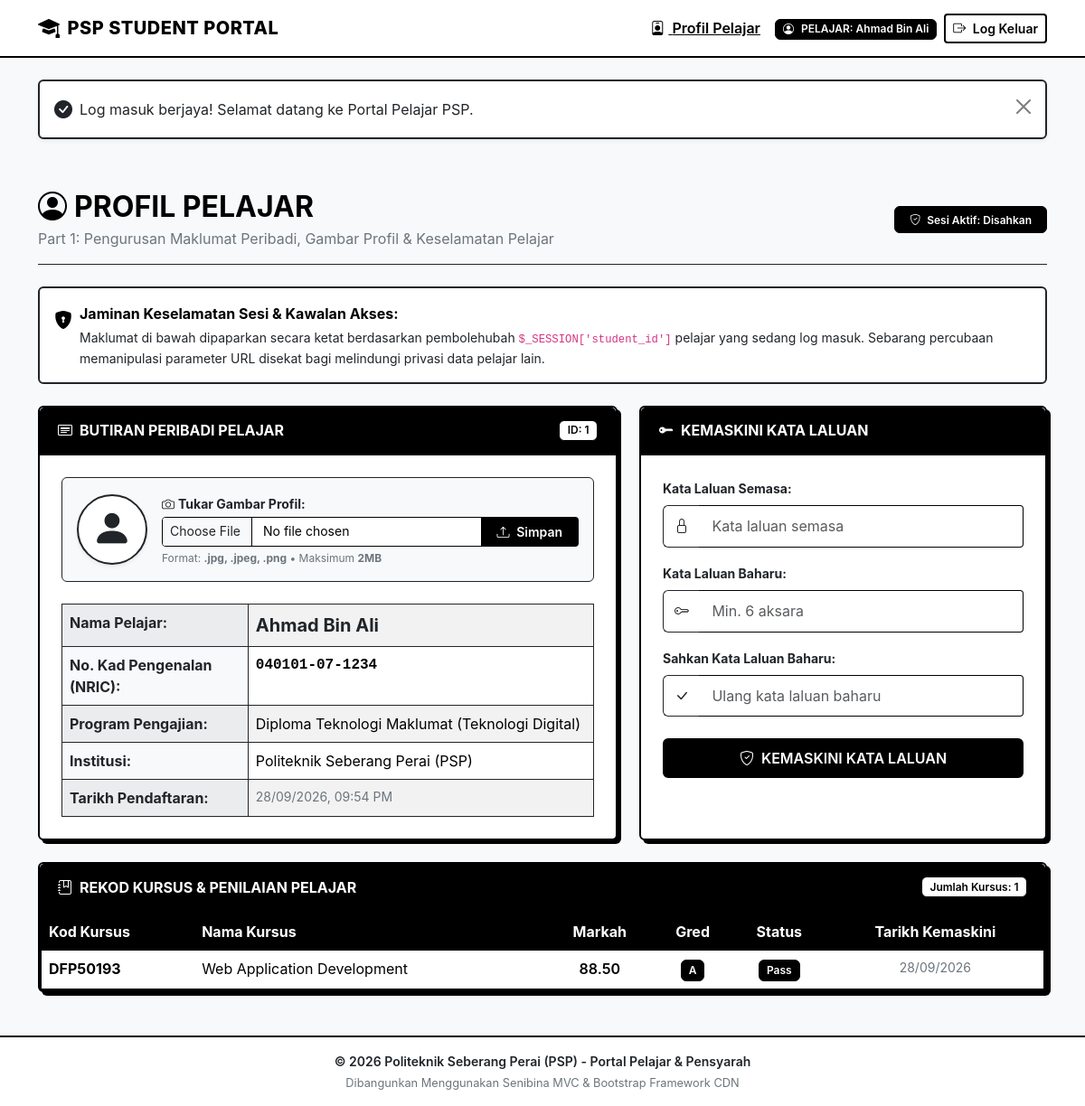
The page /index.php?page=student-profile (signed in) on the database its author committed.
### tables this page shows
CREATE TABLE `students` (
  `student_id` INT(11) NOT NULL AUTO_INCREMENT,
  `name` VARCHAR(100) NOT NULL,
  `nric` VARCHAR(20) NOT NULL UNIQUE,
  `program` VARCHAR(100) NOT NULL,
  `profile_picture` VARCHAR(255) DEFAULT NULL,
  `password` VARCHAR(255) NOT NULL,
  `created_at` TIMESTAMP NOT NULL DEFAULT CURRENT_TIMESTAMP,
  PRIMARY KEY (`student_id`)
);

CREATE TABLE `grades` (
  `grade_id` INT(11) NOT NULL AUTO_INCREMENT,
  `student_id` INT(11) NOT NULL,
  `course_code` VARCHAR(20) NOT NULL,
  `course_name` VARCHAR(100) NOT NULL,
  `marks` DECIMAL(5,2) NOT NULL,
  `grade_letter` VARCHAR(5) NOT NULL,
  `status` ENUM('Pass','Fail') NOT NULL,
  `updated_at` TIMESTAMP NOT NULL DEFAULT CURRENT_TIMESTAMP ON UPDATE CURRENT_TIMESTAMP,
  PRIMARY KEY (`grade_id`),
  KEY `fk_grades_students_idx` (`student_id`),
  CONSTRAINT `fk_grades_students` FOREIGN KEY (`student_id`) REFERENCES `students` (`student_id`) ON DELETE CASCADE ON UPDATE CASCADE
);

### app/controllers/StudentController.php (called while the page is built, shortened)
<?php
class StudentController extends Controller {
    private Student $studentModel;
    private Grade $gradeModel;
    public function __construct() {
        $this->studentModel = $this->model('Student');
        $this->gradeModel = $this->model('Grade');
    }
    public function profile(): void {
        $studentId = (int)$_SESSION['student_id'];
        $student = $this->studentModel->getById($studentId);
        $studentGrades = $this->gradeModel->getByStudentId($studentId);
        $this->view('student/profile', [
            'student'       => $student,
            'studentGrades' => $studentGrades
        ]);
    }
}

### index.php (called while the page is built)
<?php
require_once __DIR__ . '/app/init.php';
$app = new App();

### app/init.php (called while the page is built, shortened)
<?php
require_once __DIR__ . '/helpers/helpers.php';
spl_autoload_register(function (string $className): void {
    $directories = [
        APPROOT . '/core/',
        APPROOT . '/controllers/',
        APPROOT . '/models/',
    ];
    foreach ($directories as $directory) {
        $file = $directory . $className . '.php';
        if (file_exists($file)) {
            return;
        }
    }
});

### app/core/Database.php (called while the page is built)
<?php
class Database {
    private static ?PDO $instance = null;
    public static function getConnection(): PDO {
        if (self::$instance === null) {
            $dsn = 'mysql:host=' . DB_HOST . ';dbname=' . DB_NAME . ';charset=utf8mb4';
            try {
                self::$instance = new PDO($dsn, DB_USER, DB_PASS, [
                    PDO::ATTR_ERRMODE            => PDO::ERRMODE_EXCEPTION,
                    PDO::ATTR_DEFAULT_FETCH_MODE => PDO::FETCH_ASSOC,
                    PDO::ATTR_EMULATE_PREPARES   => false,
                ]);
            } catch (PDOException $e) {
                die("Gagal menyambung ke pangkalan data: " . $e->getMessage());
            }
        }
        return self::$instance;
    }
}

### app/core/Model.php (called while the page is built, shortened)
<?php
abstract class Model {
    public function __construct() {
        $this->db = Database::getConnection();
    }
}

### app/models/Student.php (called while the page is built, shortened)
<?php
class Student extends Model {
    public function getById(int $id): array|false {
        $stmt = $this->db->prepare("SELECT * FROM students WHERE student_id = :id LIMIT 1");
        $stmt->execute([':id' => $id]);
        return $stmt->fetch();
    }
}

### app/helpers/helpers.php (called while the page is built, shortened)
<?php
function e(?string $str): string {
    return htmlspecialchars((string)$str, ENT_QUOTES, 'UTF-8');
}

### app/models/Grade.php (called while the page is built, shortened)
<?php
class Grade extends Model {
    public function getByStudentId(int $student_id): array {
        $stmt = $this->db->prepare("
            SELECT grade_id, student_id, course_code, course_name, marks, grade_letter, status, updated_at
            FROM grades
            WHERE student_id = :student_id
            ORDER BY course_code ASC
        ");
        $stmt->execute([':student_id' => $student_id]);
        return $stmt->fetchAll();
    }
}

### app/views/student/profile.php (the view, shortened to what this page needs)
<?php
require APPROOT . '/views/layouts/header.php';
$customPicExists = !empty($student['profile_picture']) && file_exists(dirname(APPROOT) . '/uploads/profile_pictures/' . $student['profile_picture']);
?>
<div class="container my-5 flex-grow-1">
    <div class="d-flex flex-column flex-md-row justify-content-between align-items-start align-items-md-center pb-3 mb-4 border-bottom border-dark">
        <div>
            <h2 class="fw-bold mb-1">
                <i class="bi bi-person-circle me-2"></i>PROFIL PELAJAR
            </h2>
            <p class="text-secondary mb-0">Part 1: Pengurusan Maklumat Peribadi, Gambar Profil &amp; Keselamatan Pelajar</p>
        </div>
        <div class="mt-3 mt-md-0">
            <span class="badge badge-monochrome badge-dark-fill py-2 px-3">
                <i class="bi bi-shield-check me-1"></i> Sesi Aktif: Disahkan
            </span>
        </div>
    </div>
    <div class="alert bg-white border border-dark border-2 mb-4">
        <div class="d-flex align-items-start gap-2">
            <i class="bi bi-shield-lock-fill fs-5 mt-1"></i>
            <div>
                <strong class="d-block mb-1">Jaminan Keselamatan Sesi &amp; Kawalan Akses:</strong>
                <p class="mb-0 small text-dark">
                    Maklumat di bawah dipaparkan secara ketat berdasarkan pembolehubah <code>$_SESSION['student_id']</code> pelajar yang sedang log masuk. Sebarang percubaan memanipulasi parameter URL disekat bagi melindungi privasi data pelajar lain.
                </p>
            </div>
        </div>
    </div>
    <div class="row g-4">
        <div class="col-12 col-lg-7">
            <div class="card card-monochrome h-100">
                <div class="card-header card-header-monochrome d-flex justify-content-between align-items-center">
                    <span class="fw-bold"><i class="bi bi-card-heading me-2"></i>BUTIRAN PERIBADI PELAJAR</span>
                    <span class="badge badge-monochrome badge-white-fill">ID: <?= e($student['student_id']) ?></span>
                </div>
                <div class="card-body p-4">
                    <div class="p-3 mb-4 rounded border border-dark bg-light">
                        <div class="d-flex flex-column flex-sm-row align-items-center gap-3">
                            <div class="position-relative flex-shrink-0">
                                <div class="rounded-circle border border-2 border-dark overflow-hidden bg-white d-flex align-items-center justify-content-center shadow-sm"
                                     style="width: 78px; height: 78px;">
                                    <div id="avatarFallback" class="text-secondary <?= $customPicExists ? 'd-none' : '' ?>">
                                        <i class="bi bi-person-fill text-dark" style="font-size: 2.8rem;"></i>
                                    </div>
                                </div>
                            </div>
                            <div class="flex-grow-1 w-100">
                                <form action="index.php?page=upload-profile-picture" method="POST" enctype="multipart/form-data" id="quickUploadForm">
                                    <label for="profile_picture_input" class="form-label fw-bold small mb-1">
                                        <i class="bi bi-camera me-1"></i>Tukar Gambar Profil:
                                    </label>
                                    <div class="input-group input-group-sm">
                                        <input type="file"
                                               class="form-control form-control-monochrome"
                                               id="profile_picture_input"
                                               name="profile_picture"
                                               accept=".jpg,.jpeg,.png,image/jpeg,image/png"
                                               required>
                                        <button type="submit" class="btn btn-monochrome-dark px-3" id="btnSubmitUpload" title="Muat Naik Gambar">
                                            <i class="bi bi-upload me-1"></i> Simpan
                                        </button>
                                    </div>
                                    <div class="text-secondary small mt-1" style="font-size: 0.75rem;">
                                        Format: <strong>.jpg, .jpeg, .png</strong> &bull; Maksimum <strong>2MB</strong>
                                    </div>
                                </form>
                            </div>
                        </div>
                    </div>
                    <table class="table table-bordered border-dark table-striped mb-0">
                        <tbody>
                            <tr>
                                <th style="width: 35%;" class="bg-light text-dark fw-bold">Nama Pelajar:</th>
                                <td class="fw-bold text-dark fs-5"><?= e($student['name']) ?></td>
                            </tr>
                            <tr>
                                <th class="bg-light text-dark fw-bold">No. Kad Pengenalan (NRIC):</th>
                                <td class="font-monospace fw-semibold"><?= e($student['nric']) ?></td>
                            </tr>
                            <tr>
                                <th class="bg-light text-dark fw-bold">Program Pengajian:</th>
                                <td><?= e($student['program']) ?></td>
                            </tr>
                            <tr>
                                <th class="bg-light text-dark fw-bold">Institusi:</th>
                                <td>Politeknik Seberang Perai (PSP)</td>
                            </tr>
                            <tr>
                                <th class="bg-light text-dark fw-bold">Tarikh Pendaftaran:</th>
                                <td class="small text-secondary"><?= e(date('d/m/Y, h:i A', strtotime($student['created_at']))) ?></td>
                            </tr>
                        </tbody>
                    </table>
                </div>
            </div>
        </div>
        <div class="col-12 col-lg-5">
            <div class="card card-monochrome h-100">
                <div class="card-header card-header-monochrome">
                    <i class="bi bi-key-fill me-2"></i>KEMASKINI KATA LALUAN
                </div>
                <div class="card-body p-4">
                    <form action="index.php?page=update-student-password" method="POST" autocomplete="off">
                        <div class="mb-3">
                            <label for="current_password" class="form-label fw-bold small">Kata Laluan Semasa:</label>
                            <div class="input-group">
                                <span class="input-group-text bg-white border-dark border-end-0">
                                    <i class="bi bi-lock"></i>
                                </span>
                                <input type="password" class="form-control form-control-monochrome border-start-0" id="current_password" name="current_password" required placeholder="Kata laluan semasa">
                            </div>
                        </div>
                        <div class="mb-3">
                            <label for="new_password" class="form-label fw-bold small">Kata Laluan Baharu:</label>
                            <div class="input-group">
                                <span class="input-group-text bg-white border-dark border-end-0">
                                    <i class="bi bi-key"></i>
                                </span>
                                <input type="password" class="form-control form-control-monochrome border-start-0" id="new_password" name="new_password" required minlength="6" placeholder="Min. 6 aksara">
                            </div>
                        </div>
                        <div class="mb-4">
                            <label for="confirm_password" class="form-label fw-bold small">Sahkan Kata Laluan Baharu:</label>
                            <div class="input-group">
                                <span class="input-group-text bg-white border-dark border-end-0">
                                    <i class="bi bi-check-lg"></i>
                                </span>
                                <input type="password" class="form-control form-control-monochrome border-start-0" id="confirm_password" name="confirm_password" required minlength="6" placeholder="Ulang kata laluan baharu">
                            </div>
                        </div>
                        <div class="d-grid">
                            <button type="submit" class="btn btn-monochrome-dark py-2">
                                <i class="bi bi-shield-check me-1"></i> KEMASKINI KATA LALUAN
                            </button>
                        </div>
                    </form>
                </div>
            </div>
        </div>
        <div class="col-12">
            <div class="card card-monochrome">
                <div class="card-header card-header-monochrome d-flex justify-content-between align-items-center">
                    <span class="fw-bold">
                        <i class="bi bi-journal-bookmark me-2"></i>REKOD KURSUS &amp; PENILAIAN PELAJAR
                    </span>
                    <span class="badge badge-monochrome badge-white-fill">Jumlah Kursus: <?= count($studentGrades ?? []) ?></span>
                </div>
                <div class="card-body p-0">
                    <?php if (!empty($studentGrades)): ?>
                        <div class="table-responsive">
                            <table class="table table-monochrome table-hover mb-0">
                                <thead>
                                    <tr>
                                        <th>Kod Kursus</th>
                                        <th>Nama Kursus</th>
                                        <th class="text-center">Markah</th>
                                        <th class="text-center">Gred</th>
                                        <th class="text-center">Status</th>
                                        <th class="text-center">Tarikh Kemaskini</th>
                                    </tr>
                                </thead>
                                <tbody>
                                    <?php foreach ($studentGrades as $grade): ?>
                                        <tr>
                                            <td class="fw-bold"><?= e($grade['course_code']) ?></td>
                                            <td><?= e($grade['course_name']) ?></td>
                                            <td class="text-center fw-semibold"><?= number_format((float)$grade['marks'], 2) ?></td>
                                            <td class="text-center">
                                                <span class="badge badge-monochrome badge-dark-fill px-2">
                                                    <?= e($grade['grade_letter']) ?>
                                                </span>
                                            </td>
                                            <td class="text-center">
                                                <span class="badge badge-monochrome <?= $grade['status'] === 'Pass' ? 'badge-dark-fill' : 'badge-white-fill' ?>">
                                                    <?= e($grade['status']) ?>
                                                </span>
                                            </td>
                                            <td class="text-center small text-secondary">
                                                <?= e(date('d/m/Y', strtotime($grade['updated_at']))) ?>
                                            </td>
                                        </tr>
                                    <?php endforeach; ?>
                                </tbody>
                            </table>
                        </div>
                    <?php endif; ?>
                </div>
            </div>
        </div>
    </div>
</div>
<?php require APPROOT . '/views/layouts/footer.php'; ?>

### rows shown on the page
students: student_id "1", name "Ahmad Bin Ali", nric "040101-07-1234", program "Diploma Teknologi Maklumat (Teknologi Digital)", created_at "28/09/2026, 09:54 PM"
grades: course_code "DFP50193", course_name "Web Application Development", marks "88.50", grade_letter "A", status "Pass", updated_at "28/09/2026"

### other values the page prints
$userName "Ahmad Bin Ali"
$flash['message'] "Log masuk berjaya! Selamat datang ke Portal Pelajar PSP."
count($studentGrades ?? []) "1"
